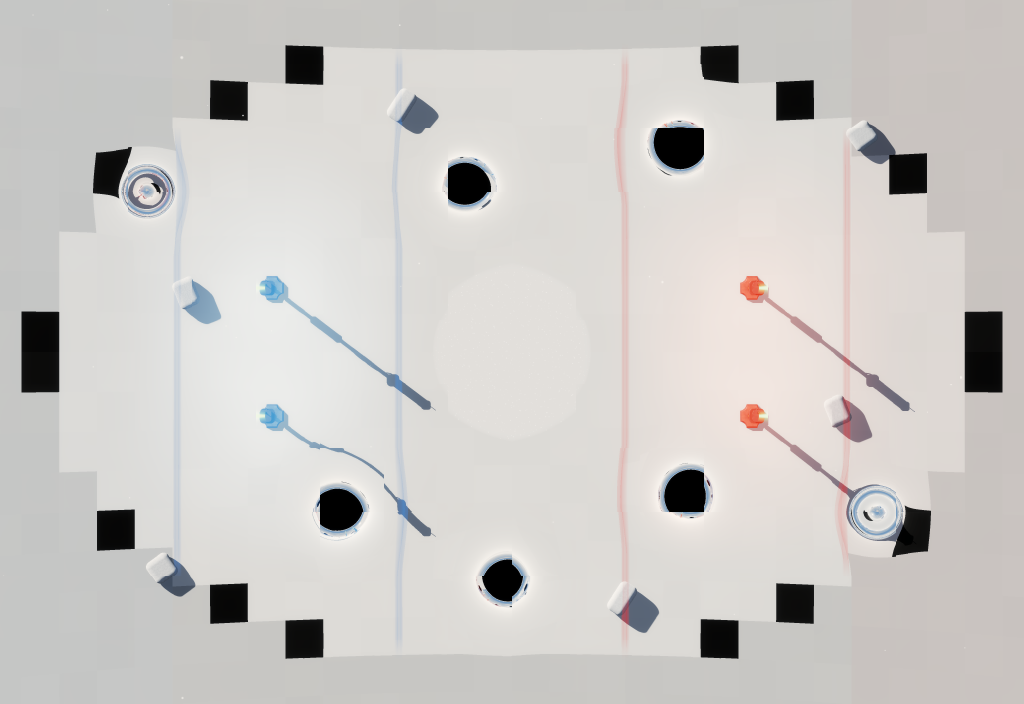
#> input picture demos/snow_planet_rust/map_pictures/snow_planet.png, 2048 x 1408 px (shown at 1/2 size)
$ python world_snow.py
#> lines starting #> are read from the running program, lines starting #| are printed output that depends on the picture
### notes/handoffs/20261110-glossary-worlds/tools/annotate.py
"""Scratch tool: draw red marks and names on a level's map picture."""
import json, math, pathlib
from PIL import Image, ImageDraw, ImageFont

FONT_CANDIDATES = ["/System/Library/Fonts/Supplemental/Arial Bold.ttf", "/usr/share/fonts/truetype/dejavu/DejaVuSans-Bold.ttf", "/usr/share/fonts/dejavu/DejaVuSans-Bold.ttf"]
FONT_PATH = next(f for f in FONT_CANDIDATES if pathlib.Path(f).exists())
RED = (255, 35, 35)
REPO = pathlib.Path(__file__).resolve().parents[4]
OUT = pathlib.Path(__file__).resolve().parent.parent / "pictures"

def load(level):
    return json.loads((REPO / f"common/maps/{level}/map.json").read_text())

def flat_pos(frame):
    return frame[14], frame[12]

def fermi_pos(frame, radius_m):
    x, _, z, w = frame[12:16]
    return radius_m * math.atanh(z / w), radius_m * math.asinh(x)

def _overlap(a, b):
    w = min(a[2], b[2]) - max(a[0], b[0])
    h = min(a[3], b[3]) - max(a[1], b[1])
    return w * h if w > 0 and h > 0 else 0

def _label_box(anchor, extra, x, y, hw, hh, tw, th):
    pad = 8 + extra * (th + 10 if anchor in "tb" else 40)
    if anchor == "r":
        return x + hw + pad, y - th / 2
    if anchor == "l":
        return x - hw - pad - tw, y - th / 2
    if anchor == "t":
        return x - tw / 2, y - hh - pad - th
    if anchor == "b":
        return x - tw / 2, y + hh + pad
    dx = hw * 0.7 + 6 + extra * 30
    dy = hh * 0.7 + 6 + extra * (th + 6)
    return (x + dx if anchor[1] == "r" else x - dx - tw), (y - dy - th if anchor[0] == "t" else y + dy)

def annotate(picture, scale_up, to_px, marks, out_name, crop=None, font_px=30, line_px=5, bottom_margin_px=8):
    """marks: (label, len, wid, shape, size_px, anchor); shape 'c' circle (size=radius) or 'r' rect (size=(half_w, half_h)); anchor r/l/t/b/tr/tl/br/bl[N] is the preferred side, and a trailing "!" pins the label there.

    Each label goes on the first side, in preference order, where it stays inside the crop and off the labels placed
    before it and off every other mark; a label pushed away from its mark gets a thin line back to it.
    """
#> called with scale_up = 1, out_name = 'snow_planet_map.jpg', font_px = 34, line_px = 5, bottom_margin_px = 8
    img = Image.open(picture).convert("RGB")
    if scale_up != 1:
        img = img.resize((int(img.width * scale_up), int(img.height * scale_up)), Image.LANCZOS)
    draw = ImageDraw.Draw(img)
    font = ImageFont.truetype(FONT_PATH, font_px)
    bounds = tuple(c * scale_up for c in crop) if crop is not None else (0, 0, img.width, img.height)
#> bounds = (0, 0, 2048, 1408)
    shapes = []
    for label, length, wid, shape, size, anchor in marks:
        x, y = to_px(length, wid)
        x, y = x * scale_up, y * scale_up
        hw, hh = (size * scale_up, size * scale_up) if shape == "c" else (size[0] * scale_up, size[1] * scale_up)
        shapes.append((x, y, hw, hh))
        if shape == "c":
            draw.ellipse([x - hw, y - hh, x + hw, y + hh], outline=RED, width=line_px)
        else:
            draw.rectangle([x - hw, y - hh, x + hw, y + hh], outline=RED, width=line_px)
#> after the loop, shapes = 20 items, first 6: (256, 704, 34, 34), (480, 448, 40, 40), (480, 960, 40, 40), (288, 384, 62, 62), (592, 800, 48, 48), (320, 1136, 48, 48)
    placed = []
    texts = []
    for i in sorted(range(len(marks)), key=lambda i: not marks[i][5].endswith("!")):
        label, anchor = marks[i][0], marks[i][5]
        is_pinned = anchor.endswith("!")
        anchor = anchor.rstrip("!")
        x, y, hw, hh = shapes[i]
        box = draw.textbbox((0, 0), label, font=font, stroke_width=3)
        tw, th = box[2] - box[0], box[3] - box[1]
        side = anchor.rstrip("0123456789")
        first = (side, int(anchor[len(side):]) - 1 if len(anchor) > len(side) else 0)
        candidates = [first] if is_pinned else [first] + [(a, e) for e in range(3) for a in ("r", "l", "t", "b", "tr", "tl", "br", "bl")]
        best = None
        for rank, (a, e) in enumerate(candidates):
            tx, ty = _label_box(a, e, x, y, hw, hh, tw, th)
            rect = (tx - 3, ty - 3, tx + tw + 3, ty + th + 3)
            outside = max(0, bounds[0] + 4 - rect[0]) + max(0, rect[2] - bounds[2] + 4) + max(0, bounds[1] + 4 - rect[1]) + max(0, rect[3] - bounds[3] + bottom_margin_px)
            cost = outside * 1000 + sum(_overlap(rect, p) for p in placed) * 10
            cost += sum(_overlap(rect, (sx - shw, sy - shh, sx + shw, sy + shh)) for j, (sx, sy, shw, shh) in enumerate(shapes) if j != i) * 3
            if best is None or cost < best[0]:
                best = (cost, tx, ty, rect, a, e)
            if cost == 0:
                break
        _, tx, ty, rect, a, e = best
        placed.append(rect)
        if e > 0 or len(a) == 2:
            lx = min(max(x, rect[0]), rect[2])
            ly = min(max(y, rect[1]), rect[3])
            dist = math.hypot(lx - x, ly - y)
            if dist > max(hw, hh) + 4:
                k = min(hw, hh) / dist
                draw.line([x + (lx - x) * k, y + (ly - y) * k, lx, ly], fill=RED, width=max(2, line_px - 2))
        texts.append((tx, ty - box[1], label))
#> this loop made 20 passes
#> (x, y, hw, hh, box, tw, th) on passes 1 to 9: (256, 704, 34, 34, (-3, 3, 221, 42), 224, 39), (480, 448, 40, 40, (-3, 3, 281, 42), 284, 39), (480, 960, 40, 40, (-3, 3, 309, 42), 312, 39), (288, 384, 62, 62, (-3, 3, 222, 35), 225, 32), (592, 800, 48, 48, (-3, 3, 313, 35), 316, 32), (320, 1136, 48, 48, (-3, 3, 335, 42), 338, 39), (672, 1024, 62, 62, (-3, 3, 294, 35), 297, 32), (800, 208, 48, 48, (-3, 3, 210, 42), 213, 39), (928, 368, 62, 62, (-3, 3, 275, 42), 278, 39)
#> (x, y, hw, hh, box, tw, th) on pass 10: (1024, 704, 165, 165, (-3, 3, 154, 35), 157, 32)
    for tx, ty, label in texts:
        draw.text((tx, ty), label, font=font, fill=(255, 255, 255), stroke_width=3, stroke_fill=(0, 0, 0))
#> this loop made 20 passes
#> (tx, ty, label) on passes 1 to 12: (144, 620, 'blue spawn'), (528, 425.5, 'blue left pylon'), (120, 937.5, 'blue right pylon'), (175.5, 451, 'blue mouth'), (220, 781, 'blue mid mound'), (151, 1038, 'blue right mound'), (523.5, 1091, 'blue black hole'), (856, 185.5, 'top mound'), (998, 345.5, 'top black hole'), (945.5, 496, 'blizzard'), (831.5, 1047, 'bottom black hole'), (1104, 1253, 'bottom mound')
    if crop is not None:
        img = img.crop(tuple(int(c * scale_up) for c in crop))
    OUT.mkdir(exist_ok=True)
    out = OUT / out_name
    img.save(out, "JPEG", quality=85)
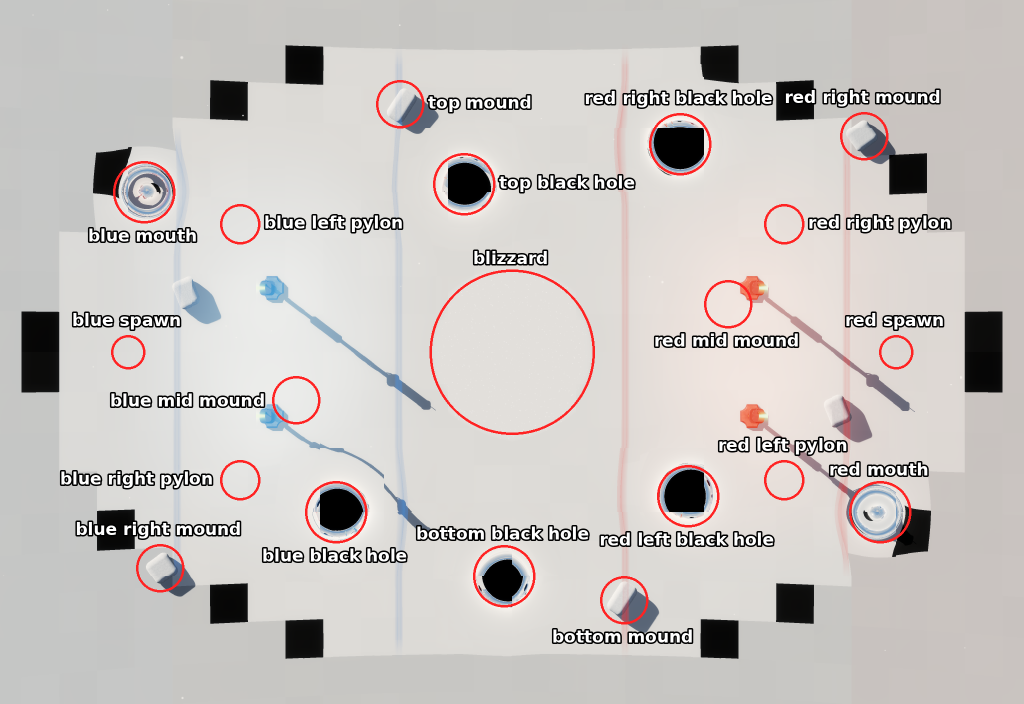
#> saved as snow_planet_map.jpg: PIL image 2048x1408 RGB (shown at 1/2 size); mean R, G, B 201, 196.1, 193.5
    print(out, img.size, out.stat().st_size // 1024, "KiB")
#| notes/handoffs/20261110-glossary-worlds/pictures/snow_planet_map.jpg (2048, 1408) 259 KiB
    return out

### notes/handoffs/20261110-glossary-worlds/tools/world_snow.py
import sys, pathlib
sys.path.insert(0, str(pathlib.Path(__file__).parent))
from annotate import annotate, REPO

def to_px(length, wid):
    return 1024 - 16 * length, 704 + 16 * wid

M = [
    ("blue spawn", 48, 0, "c", 34, "t"),
    ("blue left pylon", 34, -16, "c", 40, "r"),
    ("blue right pylon", 34, 16, "c", 40, "l"),
    ("blue mouth", 46, -20, "c", 62, "b"),
    ("blue mid mound", 27, 6, "c", 48, "r"),
    ("blue right mound", 44, 27, "c", 48, "t"),
    ("blue black hole", 22, 20, "c", 62, "b"),
    ("top mound", 14, -31, "c", 48, "r"),
    ("top black hole", 6, -21, "c", 62, "b"),
    ("blizzard", 0, 0, "c", 165, "t"),
    ("bottom black hole", 1, 28, "c", 62, "t"),
    ("bottom mound", -14, 31, "c", 48, "b"),
    ("red spawn", -48, 0, "c", 34, "t"),
    ("red left pylon", -34, 16, "c", 40, "t"),
    ("red right pylon", -34, -16, "c", 40, "r"),
    ("red mouth", -46, 20, "c", 62, "t"),
    ("red mid mound", -27, -6, "c", 48, "b"),
    ("red right mound", -44, -27, "c", 48, "t"),
    ("red left black hole", -22, 18, "c", 62, "b"),
    ("red right black hole", -21, -26, "c", 62, "t"),
]
annotate(REPO / "demos/snow_planet_rust/map_pictures/snow_planet.png", 1, to_px, M, "snow_planet_map.jpg", font_px=34)
